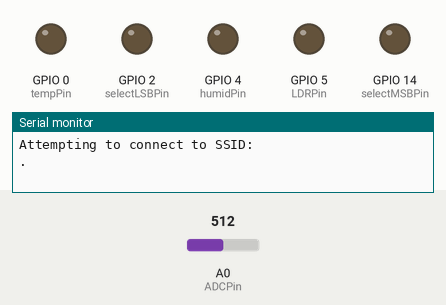
The sketch below on a simulated ESP8266 (NodeMCU). On the bench: output pins drawn as LEDs (lit = HIGH), the last lines printed to the serial monitor. The inputs (shaded band) are chosen by the test bench; at power-on: A0 (ADCPin) = 512. WiFi joins after 1.5 s; servers stay silent unless stated; not simulated (calls return 0 or success): secrets.h.

Above: at 2.5 s.
At 6.5 s:
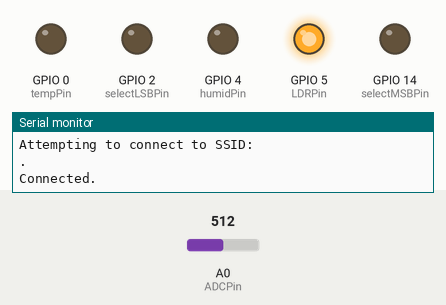
At 9.5 s:
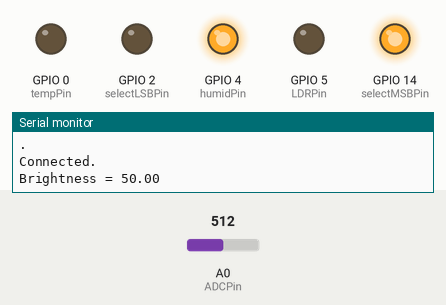
At 12.5 s:
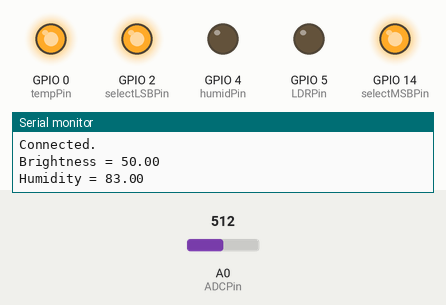
Timing chart, 0 to 25.1 s (numbered marks = the images above):
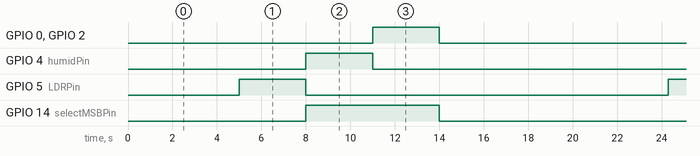

The sketch:

Automated-irrigation-system-with-arduino.ino
```cpp
// (licence header left out)
#include "ThingSpeak.h"
#include "secrets.h"
#include <ESP8266WiFi.h>

#define tempPin 0           // This is D3
#define selectLSBPin 2      // This is D4
#define humidPin 4          // This is D2
#define LDRPin 5            // This is D1
#define keyOpenPin 12       // This is D6
#define keyClosePin 13      // This is D7
#define selectMSBPin 14     // This is D5
#define ADCPin A0

char ssid[] = SECRET_SSID;   // your network SSID (name)
char pass[] = SECRET_PASS;   // your network password
int keyIndex = 0;            // your network key Index number (needed only for WEP)
WiFiClient  client;

// You can specify the time server pool and the offset, (in seconds)
// additionaly you can specify the update interval (in milliseconds).
// NTPClient timeClient(ntpUDP, "europe.pool.ntp.org", 3600, 60000);

unsigned long myChannelNumber = SECRET_CH_ID;
const char * myWriteAPIKey = SECRET_WRITE_APIKEY;

// Initialize our values
int sensorValue;
float temp;
float humid;
float bright;

void setup() {
  Serial.begin(115200);  // Initialize serial
  pinMode(tempPin, OUTPUT);
  pinMode(humidPin, OUTPUT);
  pinMode(LDRPin, OUTPUT);
  pinMode(selectLSBPin, OUTPUT);
  pinMode(selectMSBPin, OUTPUT);
  pinMode(keyOpenPin, OUTPUT);
  pinMode(keyClosePin, OUTPUT);
  WiFi.mode(WIFI_STA);
  ThingSpeak.begin(client);  // Initialize ThingSpeak
}

void loop() {
  int  flagToBreakConnect = 0; // Re-init flag
  // Connect or reconnect to WiFi
  if(WiFi.status() != WL_CONNECTED){
    Serial.print("Attempting to connect to SSID: ");
    Serial.println(SECRET_SSID);
    while(WiFi.status() != WL_CONNECTED && flagToBreakConnect <= 60){
      WiFi.begin(ssid, pass);  // Connect to WPA/WPA2 network. Change this line if using open or WEP network
      Serial.print(".");
      delay(5000);            // Wait 5 seconds
      flagToBreakConnect++;   // This is necesary in case of  blackout
    }
    if(flagToBreakConnect == 60){ // If pass 300 seconds don´t connect
      Serial.println("\nThe system can't connect please check your router configurations");
    }
    else{
      Serial.println("\nConnected.");
    }
  }

  //Turn on the brightness sensor
  digitalWrite(LDRPin, HIGH);
  //Select brightness sensor on multiplexer
  digitalWrite(selectMSBPin, LOW);
  digitalWrite(selectLSBPin, LOW);
  //This is to ensure, the propagation times, don't matter lose three second
  delay(3000);
  // I got the brightness and save
  sensorValue = analogRead(ADCPin);
  bright = map(sensorValue,0,1023,0,100);
  // Turn off the brightness sensor feed
  digitalWrite(LDRPin, LOW);
  // Debug by serial
  Serial.print("Brightness = ");
  Serial.println(bright);

  //Turn on the humidity sensor
  digitalWrite(humidPin, HIGH);
  //Select humidity sensor on multiplexer
  digitalWrite(selectMSBPin, HIGH);
  //This is to ensure, the propagation times, don't matter lose three seconds
  delay(3000);
  // I got the humidity and save
  sensorValue = analogRead(ADCPin);
  humid = map(sensorValue,937,430,0,100);
  // Turn off the humidity sensor feed
  digitalWrite(humidPin, LOW);
  // Debug by serial
  Serial.print("Humidity = ");
  Serial.println(humid);

  //Turn on the temperature sensor
  digitalWrite(tempPin, HIGH);
  //Select temperature sensor on multiplexer
  digitalWrite(selectMSBPin, HIGH);
  digitalWrite(selectLSBPin, HIGH);
  //This is to ensure, the propagation times, don't matter lose three seconds
  delay(3000);
  // I got the temperature and save
  sensorValue = analogRead(ADCPin);
  temp = map(sensorValue,0,1024,0,40);// 40 is The full scale value of temperature that can register
  // Turn off the temperature sensor feed and multiplexer
  digitalWrite(tempPin, LOW);
  digitalWrite(selectMSBPin, LOW);
  digitalWrite(selectLSBPin, LOW);
  // Debug by serial
  Serial.print("Temperature = ");
  Serial.println(temp);

  controlKey(humid);

  // set the fields with the values
  ThingSpeak.setField(1, temp);
  ThingSpeak.setField(2, humid);
  ThingSpeak.setField(3, bright);

  // write to the ThingSpeak channel
  if(humid <= 100){   // This is necesary because sometimes the humid sensor reads a bad value
      int x = ThingSpeak.writeFields(myChannelNumber, myWriteAPIKey);

      if(x == 200){
        Serial.println("Channel update successful.");
      }
      else{
        Serial.println("Problem updating channel. HTTP error code " + String(x));
      }
    }
    delay(10000); // Wait ten seconds to update the channel again
  }


void controlKey(float hum){
  if(hum < 50){ // This is a arbitrary value because the humid parameter depends on the type of crop
      //Turn on the humidity sensor
      digitalWrite(humidPin, HIGH);
      //Select humidity sensor on multiplexer
      digitalWrite(selectMSBPin, HIGH);
      while(hum<80){
      //This is to ensure, the propagation times, don't matter lose five seconds
      delay(5000);
      // I got the humidity and save
      sensorValue = analogRead(ADCPin);
      hum = map(sensorValue,937,430,0,100);
      // Turn off the humidity sensor feed
      // Debug by serial
      Serial.print("Humidity = ");
      Serial.println(hum);
      //Open key
      digitalWrite(keyOpenPin, HIGH);
    }
    digitalWrite(humidPin, LOW);
    digitalWrite(keyOpenPin, LOW);
    digitalWrite(keyClosePin, HIGH);
    delay(10000);                   // This is the the necesary time to close the valve (ten seconds)
    digitalWrite(keyClosePin, LOW);
  }
}
```

Measured:
- by itself, GPIO 0 (tempPin), GPIO 2 (selectLSBPin), GPIO 4 (humidPin), GPIO 5 (LDRPin): alternates HIGH for 3.0 s and LOW for 16.3 s
- by itself, GPIO 14 (selectMSBPin): alternates HIGH for 6.0 s and LOW for 13.3 s
- by itself, everything shown: repeats every 19.3 s, in 4 steps
